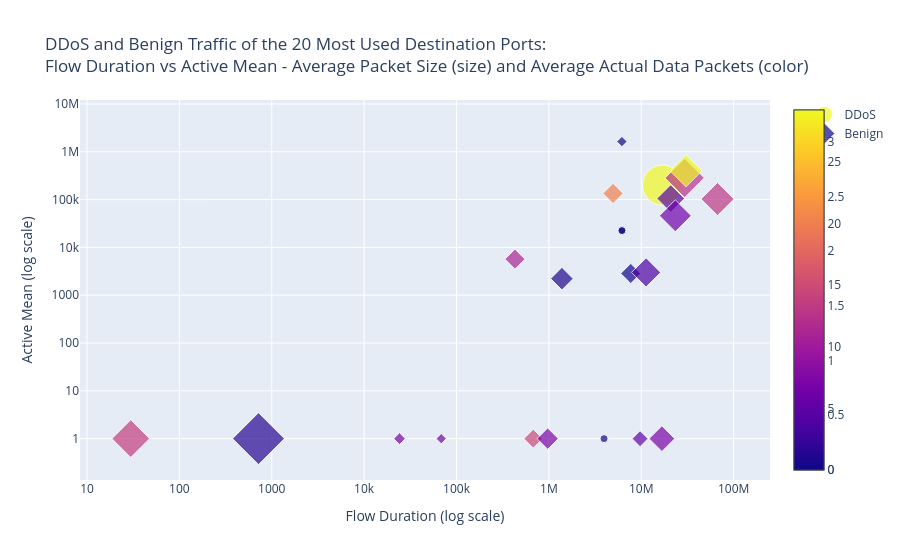

Source (notebook cell):
### Code cell
# Run configure_plotly_browser_state() if you are in Google colab
configure_plotly_browser_state()

data = [
   {
       'y': top_20_ddos['Active Mean'],
       'x': top_20_ddos['Flow Duration'],
       'mode': 'markers',
       'marker': {
            'color': top_20_ddos['act_data_pkt_fwd'],
            'cmin': top_20_ddos['act_data_pkt_fwd'].min(),
            'cmax': top_20_ddos['act_data_pkt_fwd'].max(),
            'size': top_20_ddos['Average Packet Size'],
            'sizemode': 'area',
            'sizeref': 2. * top_20_ddos['Average Packet Size'].max() / (40. ** 2),
            'sizemin': 4,
            'showscale': True,
            'symbol': 'circle'
       },
       'text' : 'DDoS<br>Port: ' + top_20_ddos['Destination Port'].astype(str),
       'name': 'DDoS'
    },
    {
       'y': top_20_benign['Active Mean'],
       'x': top_20_benign['Flow Duration'],
       'mode': 'markers',
       'marker': {
            'color': top_20_benign['act_data_pkt_fwd'],
            'cmin': top_20_benign['act_data_pkt_fwd'].min(),
            'cmax': top_20_benign['act_data_pkt_fwd'].max(),
            'size': top_20_benign['Average Packet Size'],
            'sizemode': 'area',
            'sizeref': 2. * top_20_benign['Average Packet Size'].max() / (40. ** 2),
            'sizemin': 4,
            'showscale': True,
            'symbol': 'diamond'
       },
       'text' : 'Benign<br>Port: ' + top_20_benign['Destination Port'].astype(str),
       'name': 'Benign'
     }
]
layout = {
    'title': 'DDoS and Benign Traffic of the 20 Most Used Destination Ports:<br>' +
             'Flow Duration vs Active Mean - Average Packet Size (size) and Average Actual Data Packets (color)',
    'xaxis': {
        'title': 'Flow Duration (log scale)',
        'type': 'log'
    },
    'yaxis': {
        'title': 'Active Mean (log scale)',
        'type': 'log'
    },
    'legend': {
        'x': 1.05,
        'y': 1,
        'xanchor': 'left',
        'yanchor': 'top'
    },
    'margin': {'r': 120}
}
fig = go.Figure(data = data, layout = layout)
iplot(fig)

### Figure 1 — Plotly figure (JSON) as saved in the notebook; plotly's stock layout.template omitted (floating-point values rounded to 4 significant figures)
{"data": [{"marker": {"cmax": 3.29, "cmin": 0, "color": [3.29, 0, 0, 0], "showscale": true, "size": [822.6, 7, 6.857, 7], "sizemin": 4, "sizemode": "area", "sizeref": 1.028, "symbol": "circle"}, "mode": "markers", "name": "DDoS", "text": ["DDoS<br>Port: 80", "DDoS<br>Port: 27636", "DDoS<br>Port: 64869", "DDoS<br>Port: 64873"], "x": [16960000.0, 3956387, 6184400, 6183343], "y": [200800.0, 1, 22572, 22483], "type": "scatter"}, {"marker": {"cmax": 29.23, "cmin": 0, "color": [0, 6.784, 14.63, 0.9615, 4.779, 1.509, 0.2652, 5.043, 11.1, 13.72, 6.82, 6.379, 12.51, 29.23, 7.122, 13.1, 20.12, 0.01373, 7.043, 3.833], "showscale": true, "size": [0, 9.148, 60.31, 85.89, 130.1, 456.2, 68.82, 43.16, 68.24, 241.5, 23.4, 172.9, 262.0, 177.0, 77.21, 187.0, 69.92, 1.297, 112.3, 144.1], "sizemin": 4, "sizemode": "area", "sizeref": 0.5702, "symbol": "diamond"}, "mode": "markers", "name": "Benign", "text": ["Benign<br>Port: 0", "Benign<br>Port: 21", "Benign<br>Port: 22", "Benign<br>Port: 53", "Benign<br>Port: 80", "Benign<br>Port: 88", "Benign<br>Port: 123", "Benign<br>Port: 135", "Benign<br>Port: 137", "Benign<br>Port: 138", "Benign<br>Port: 139", "Benign<br>Port: 389", "Benign<br>Port: 443", "Benign<br>Port: 445", "Benign<br>Port: 465", "Benign<br>Port: 3268", "Benign<br>Port: 5353", "Benign<br>Port: 8080", "Benign<br>Port: 49666", "Benign<br>Port: 49671"], "x": [97250000.0, 68370.0, 677600.0, 1384000.0, 20860000.0, 718.9, 7702000.0, 9711000.0, 429400.0, 29.77, 24180.0, 23410000.0, 29510000.0, 30530000.0, 970900.0, 66990000.0, 4950964, 6177000.0, 16740000.0, 11290000.0], "y": [4203000.0, 1, 1, 2224.0, 105400.0, 1, 2852.0, 1, 5684.0, 1, 1, 45830.0, 284600.0, 402000.0, 1, 102700.0, 134500.0, 1637000.0, 1, 3001.0], "type": "scatter"}], "layout": {"legend": {"x": 1.05, "xanchor": "left", "y": 1, "yanchor": "top"}, "margin": {"r": 120}, "title": {"text": "DDoS and Benign Traffic of the 20 Most Used Destination Ports:<br>Flow Duration vs Active Mean - Average Packet Size (size) and Average Actual Data Packets (color)"}, "xaxis": {"title": {"text": "Flow Duration (log scale)"}, "type": "log"}, "yaxis": {"title": {"text": "Active Mean (log scale)"}, "type": "log"}}}
